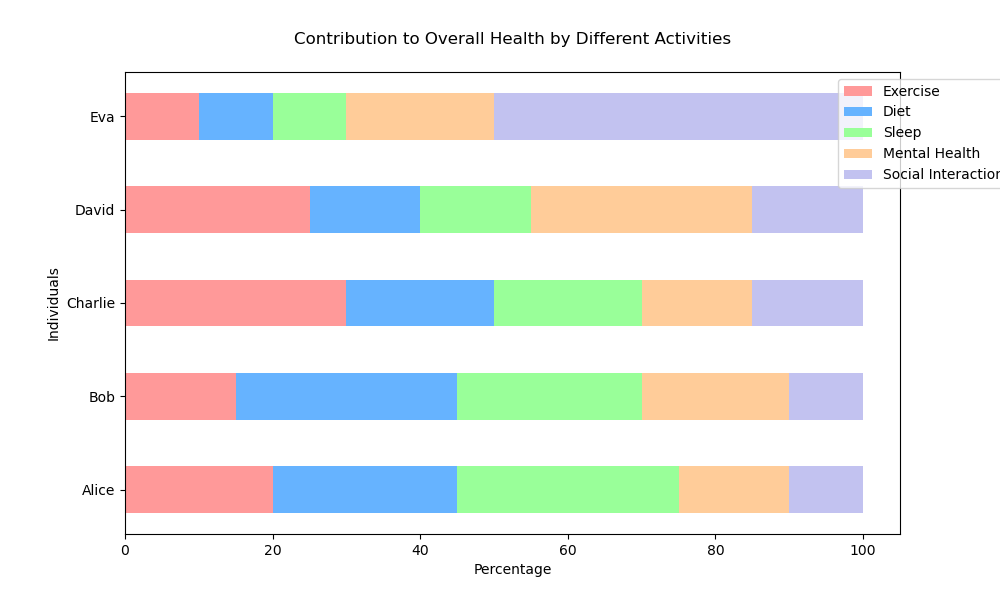

This chart was generated by the following Python code:

import matplotlib.pyplot as plt
import numpy as np

# Data
labels = ['Alice', 'Bob', 'Charlie', 'David', 'Eva']
exercise = [20, 15, 30, 25, 10]
diet = [25, 30, 20, 15, 10]
sleep = [30, 25, 20, 15, 10]
mental_health = [15, 20, 15, 30, 20]
social_interaction = [10, 10, 15, 15, 50]

data = np.array([exercise, diet, sleep, mental_health, social_interaction])
data_cum = data.cumsum(axis=0)

# Colors
colors = ['#ff9999','#66b3ff','#99ff99','#ffcc99','#c2c2f0']

fig, ax = plt.subplots(figsize=(10, 6))

# Plot
for i, (colname, color) in enumerate(zip(['Exercise', 'Diet', 'Sleep', 'Mental Health', 'Social Interaction'], colors)):
    widths = data[i]
    starts = data_cum[i] - widths
    ax.barh(labels, widths, left=starts, height=0.5, label=colname, color=color)

# Decoration
ax.set_title('Contribution to Overall Health by Different Activities', pad=20)
ax.legend(loc='upper right', bbox_to_anchor=(1.15, 1))
plt.xlabel('Percentage')
plt.ylabel('Individuals')
plt.show()
